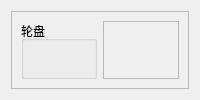
                  <widget class="QWidget" name="page">
                   <layout class="QVBoxLayout" name="verticalLayout_14">
                    <item>
                     <widget class="QFrame" name="frame_9">
                      <property name="frameShape">
                       <enum>QFrame::StyledPanel</enum>
                      </property>
                      <property name="frameShadow">
                       <enum>QFrame::Raised</enum>
                      </property>
                      <layout class="QHBoxLayout" name="horizontalLayout_5">
                       <item>
                        <widget class="QGroupBox" name="groupBox_5">
                         <property name="title">
                          <string>轮盘</string>
                         </property>
                         <layout class="QVBoxLayout" name="verticalLayout_18"/>
                        </widget>
                       </item>
                       <item>
                        <widget class="QFrame" name="frame_13">
                         <property name="frameShape">
                          <enum>QFrame::StyledPanel</enum>
                         </property>
                         <property name="frameShadow">
                          <enum>QFrame::Raised</enum>
                         </property>
                         <widget class="QPushButton" name="pushButton_13">
                          <property name="geometry">
                           <rect>
                            <x>230</x>
                            <y>430</y>
                            <width>75</width>
                            <height>24</height>
                           </rect>
                          </property>
                          <property name="text">
                           <string>write</string>
                          </property>
                          <property name="icon">
                           <iconset>
                            <normaloff>../ico/send.png</normaloff>../ico/send.png</iconset>
                          </property>
                         </widget>
                        </widget>
                       </item>
                      </layout>
                     </widget>
                    </item>
                   </layout>
                  </widget>
